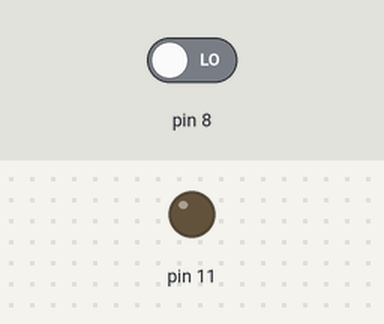
The program below on a simulated Raspberry Pi (header pin numbers). Parts: output pins drawn as LEDs (lit = HIGH). Inputs (shaded band) come from the test bench; at power-on: pin 8 LOW.

Above: at 1.2 s.
1.3 s: pin 8 driven HIGH
At 1.8 s:
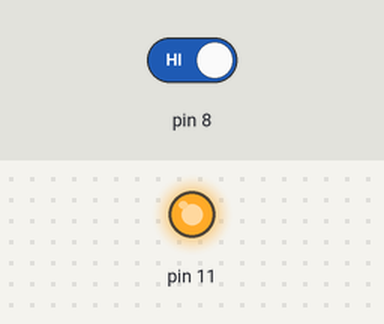
2.8 s: pin 8 driven LOW
At 4.1 s:
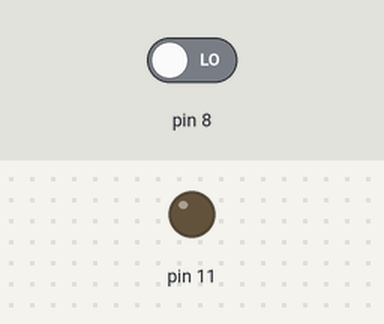
Timing chart, 0 to 5.8 s (numbered marks = the images above; inputs shaded):
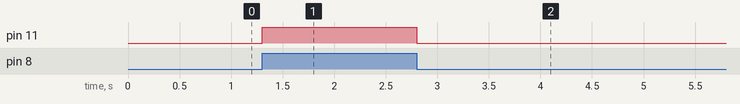

Measured:
- after the input at 1.3 s, pin 11: LOW → HIGH at once
- after the input at 2.8 s, pin 11: HIGH → LOW at once

The program:

digital-sensor-sample.py
```python
import RPi.GPIO as GPIO
import time
import atexit

@atexit.register
def clean():
    GPIO.output(11, GPIO.LOW)
    GPIO.cleanup()
GPIO.setmode(GPIO.BOARD)

GPIO.setup(11, GPIO.OUT)
GPIO.setup(8, GPIO.IN)

while True:
    if GPIO.input(8):
        GPIO.output(11, 1)
    else:
        GPIO.output(11, 0)
```
